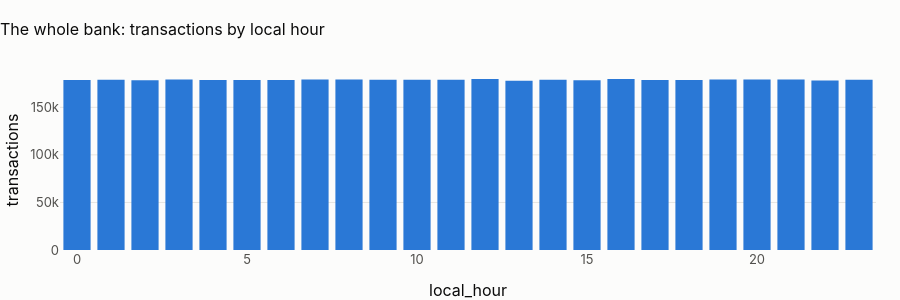

Notebook cell for this chart:
### Markdown cell above
## 2 · Time of day, in local time

### Code cell
hours = pl.q(
    "select local_hour_customer as local_hour, count(*) as transactions from main.tx_local group by 1 order by 1"
)
fig = px.bar(
    hours, x="local_hour", y="transactions", title=f"{CTRY.title}: transactions by local hour"
)
fig.update_layout(height=300)
fig.show()
cv = hours.transactions.std() / hours.transactions.mean()
display(
    Markdown(
        f"**Hour-of-day coefficient of variation: {cv:.3f}.** "
        + (
            "Local time shifts the uniform UTC profile by the offset and leaves it uniform: there is no daily cycle to "
            "model, in any time zone. Time-of-day features stay in the design and carry no signal here."
            if cv < 0.05
            else "There is a daily cycle in local time: time-of-day features can carry signal."
        )
    )
)

### Figure 1 — Plotly figure (JSON) as saved in the notebook; plotly's stock layout.template omitted (floating-point values rounded to 4 significant figures)
{"data": [{"hovertemplate": "local_hour=%{x}<br>transactions=%{y}<extra></extra>", "legendgroup": "", "marker": {"color": "#2a78d6", "pattern": {"shape": ""}}, "name": "", "orientation": "v", "showlegend": false, "textposition": "auto", "type": "bar", "x": [0, 1, 2, 3, 4, 5, 6, 7, 8, 9, 10, 11, 12, 13, 14, 15, 16, 17, 18, 19, 20, 21, 22, 23], "xaxis": "x", "y": [178606, 178874, 178338, 179284, 178693, 178746, 178799, 179277, 179143, 178974, 178944, 179105, 179781, 178034, 179086, 178507, 179721, 178787, 178820, 179274, 179133, 179153, 178288, 178951], "yaxis": "y"}], "layout": {"barmode": "relative", "height": 300, "legend": {"tracegroupgap": 0}, "title": {"text": "The whole bank: transactions by local hour"}, "xaxis": {"anchor": "y", "domain": [0.0, 1.0], "title": {"text": "local_hour"}}, "yaxis": {"anchor": "x", "domain": [0.0, 1.0], "title": {"text": "transactions"}}}}
